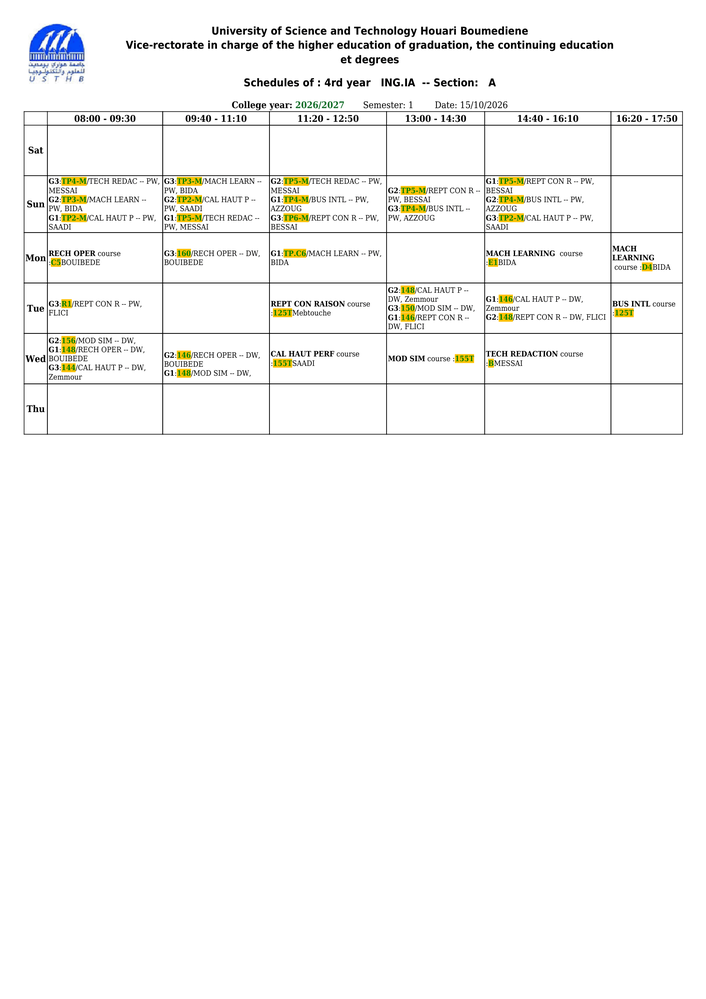
#> input picture input/image1.png, 706 x 999 px, shrunk from 1653 x 2337 before the run
$ python cell.py
#> lines starting #> are read from the running program, lines starting #| are printed output that depends on the picture; after the words box and inside, x2 and y2 are one past the last pixel; in counts of white or black regions, pixels touching at a corner belong together; long printed decimals are rounded
### grid.py
import cv2
from pathlib import Path
import numpy as np

IMG_PATH = "input/image1.png"
OUTPUT_DIR = Path("preprocessed_image")
img = cv2.imread(IMG_PATH)
#> img is the input picture: shape (999, 706, 3); mean B, G, R 246.3, 247.5, 247.5

def binarize(img,save=False):
    if img is None:
        raise ValueError(f"Could not read image: {IMG_PATH}")
    gray = cv2.cvtColor(img, cv2.COLOR_BGR2GRAY)
    _, bin_img = cv2.threshold(gray,0,255,cv2.THRESH_BINARY_INV+cv2.THRESH_OTSU)
    if save:
        OUTPUT_DIR.mkdir(parents=True, exist_ok=True)
        output_path = OUTPUT_DIR / "bin_img.png"
        cv2.imwrite(str(output_path),bin_img)
    return bin_img

def keep_long_lines(bw,horizontal=True, scale=20):
    h,w = bw.shape

    size = w // scale if horizontal else h // scale
    shape = (size,1) if horizontal else (1,size)

    kernel = cv2.getStructuringElement(cv2.MORPH_RECT,shape)
    opened = cv2.erode(bw,kernel)
    return cv2.dilate(opened,kernel)

def merge_close(indices, gap=4):
    if len(indices) == 0:
        return []

    groups,current = [],[indices[0]]

    for i in indices[1:]:
        if i - current[-1] <= gap:
            current.append(i)
        else:
            groups.append(int(np.mean(current)))
            current = [i]
    groups.append(int(np.mean(current)))
    return groups

def detect_grid(img,min_fill=0.3):
    bw = binarize(img,save=True)
    h,w = bw.shape

    horiz = keep_long_lines(bw,horizontal=True)
    vert = keep_long_lines(bw,horizontal=False)


    h_fill = horiz.sum(axis=1) / (255 * w)
    v_fill = vert.sum(axis=0) / (255 * h)

    print("v_fill max:", v_fill.max(), "mean:", v_fill.mean(), "min_fill:", min_fill)

    xs = merge_close(np.where(v_fill > min_fill)[0])
    ys = merge_close(np.where(h_fill > min_fill)[0])

    print(len(xs),len(ys))
    return xs,ys

def draw_grid(img,xs,ys,out_path="debug_grid.png"):
    dbg = img.copy()

    for x in xs:
        cv2.line(dbg,(x,0),(x,dbg.shape[0]),(0,0,255),1)

    for y in ys:
        cv2.line(dbg,(0,y), (dbg.shape[1],y),(255,0,0),1)

    cv2.imwrite(out_path,dbg)

# [4 lines left out: function show_img, not called in this run]


xs,ys = detect_grid(img)
#> in binarize, `_, bin_img = cv2.threshold(gray,0,255,cv2.THRESH_BINARY_INV+cv2.THRESH..`:
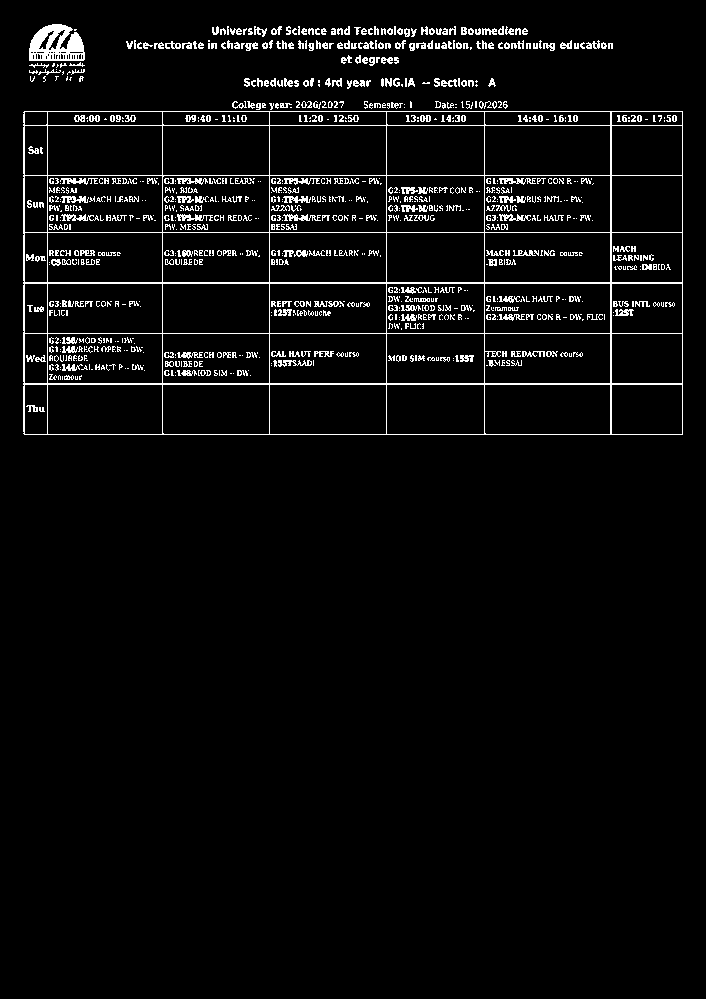
#> bin_img: shape (999, 706); 4.3% white in thin lines or dots, all inside (x1, y1, x2, y2) = (23, 24, 683, 435)
#> in keep_long_lines, `opened = cv2.erode(bw,kernel)`: opened: shape (999, 706); 0.9% white in thin lines or dots, all inside (x1, y1, x2, y2) = (40, 50, 666, 435)
#> in keep_long_lines, `return cv2.dilate(opened,kernel)`: returned value: shape (999, 706); 0.97% white in thin lines or dots, all inside (x1, y1, x2, y2) = (23, 50, 683, 435)
#> call 2 of keep_long_lines, with horizontal = False, scale = 20
#> in keep_long_lines (call 2), `opened = cv2.erode(bw,kernel)`:
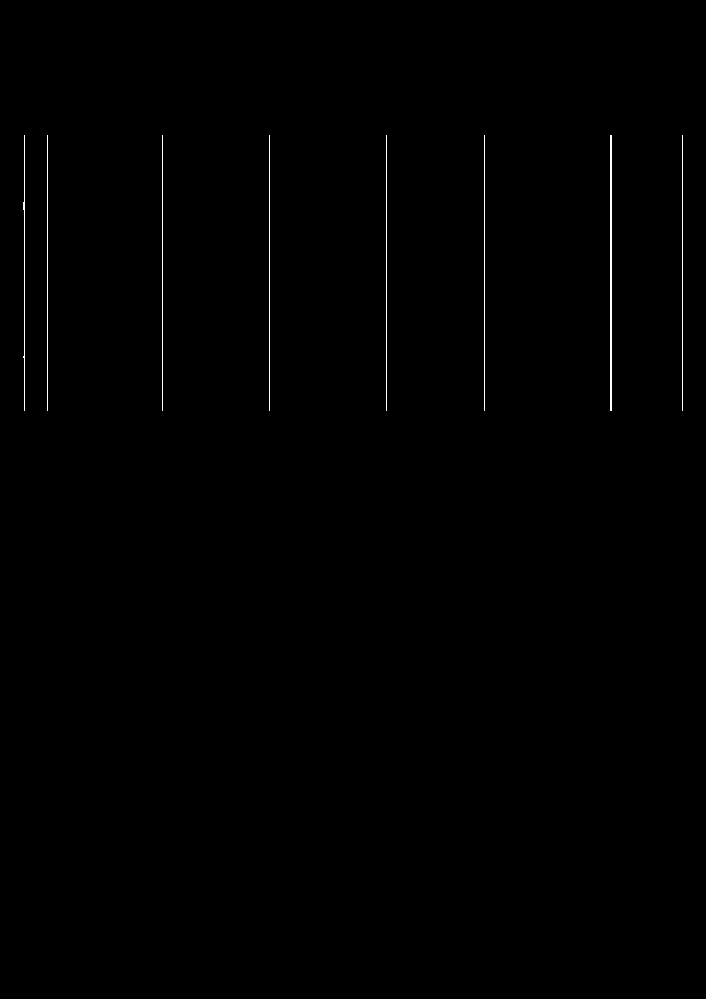
#> opened: shape (999, 706); 0.35% white in thin lines or dots, all inside (x1, y1, x2, y2) = (23, 135, 683, 411)
#> in keep_long_lines (call 2), `return cv2.dilate(opened,kernel)`:
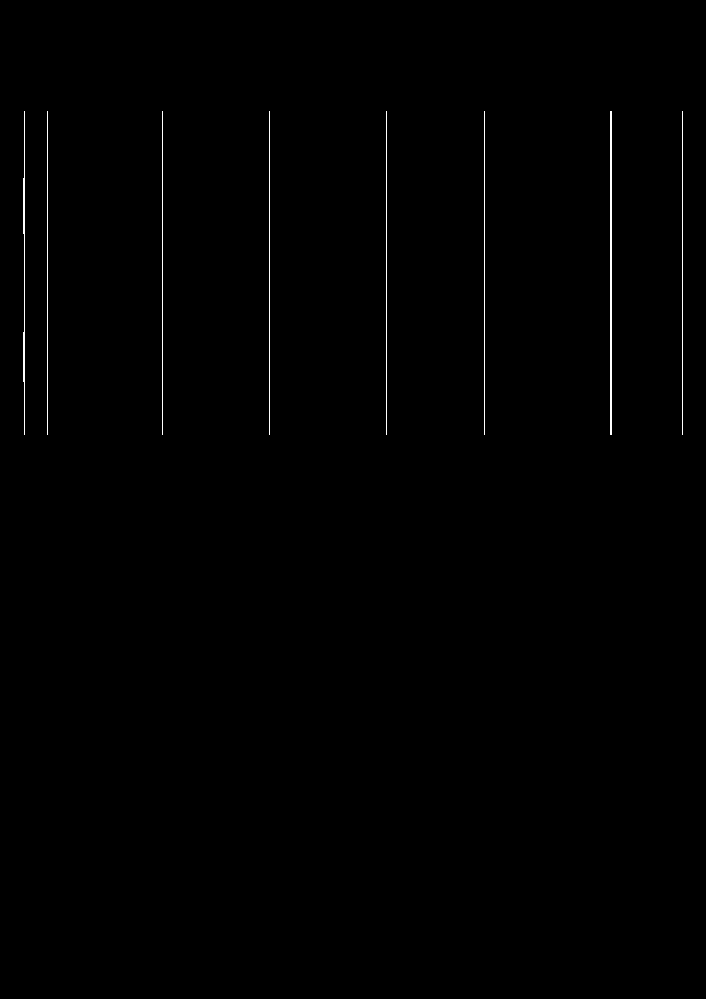
#> returned value: shape (999, 706); 0.43% white in thin lines or dots, all inside (x1, y1, x2, y2) = (23, 111, 683, 435)
#> in detect_grid, `h_fill = horiz.sum(axis=1) / (255 * w)`: h_fill = 999 values, max 0.935 at index 125, min 0 at index 0, mean 0.00975
#> in detect_grid, `v_fill = vert.sum(axis=0) / (255 * h)`: v_fill = 706 values, max 0.324 at index 24, min 0 at index 0, mean 0.00428
#| v_fill max: 0.3243 mean: 0.004285 min_fill: 0.3
#> in merge_close, `groups,current = [],[indices[0]]`: groups = []; current = [24]
#> the loop in merge_close, `for i in indices[1:]:` made 8 passes
#> (i, current) on passes 1, 2, 3, 4, 5, 6, 8: (47, [47]), (162, [162]), (269, [269]), (386, [386]), (484, [484]), (610, [610]), (682, [682])
#> i on pass 7: 611
#> after the loop in merge_close, `for i in indices[1:]:`: groups = [24, 47, 162, 269, 386, 484, 610]
#> in detect_grid, `xs = merge_close(np.where(v_fill > min_fill)[0])`: xs = [24, 47, 162, 269, 386, 484, 610, 682]
#> the loop in merge_close (call 2), `for i in indices[1:]:` made 9 passes
#> (i, current) on passes 1, 2, 3, 4, 6, 7, 9: (125, [125]), (175, [175]), (232, [232]), (282, [282]), (333, [333]), (383, [383]), (434, [434])
#> i on passes 5, 8: 283, 384
#> in detect_grid, `ys = merge_close(np.where(h_fill > min_fill)[0])`: ys = [111, 125, 175, 232, 282, 333, 383, 434]
#| 8 8
#> xs = [24, 47, 162, 269, 386, 484, 610, 682]; ys = [111, 125, 175, 232, 282, 333, 383, 434]

draw_grid(img,xs,ys)
#> the loop in draw_grid, `for x in xs:` made 8 passes
#> x on passes 1 to 8: 24, 47, 162, 269, 386, 484, 610, 682
#> after the loop in draw_grid, `for x in xs:`:
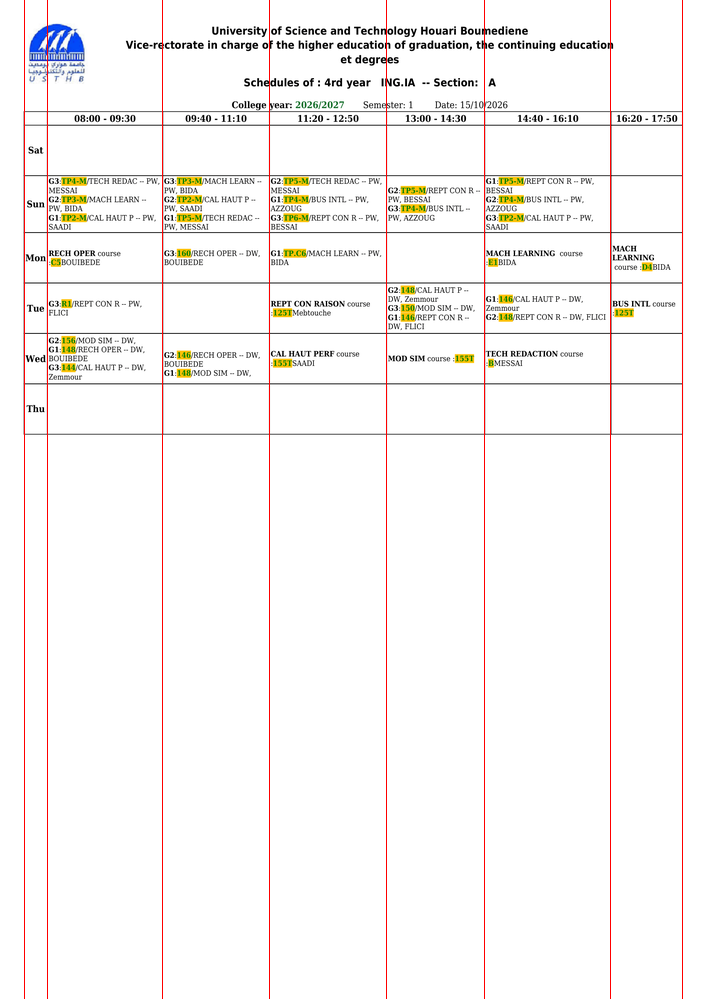
#> dbg: shape (999, 706, 3); 1.13% of pixels changed, all inside (x1, y1, x2, y2) = (24, 0, 683, 999)
#> the loop in draw_grid, `for y in ys:` made 8 passes
#> y on passes 1 to 8: 111, 125, 175, 232, 282, 333, 383, 434
#> after the loop in draw_grid, `for y in ys:`:
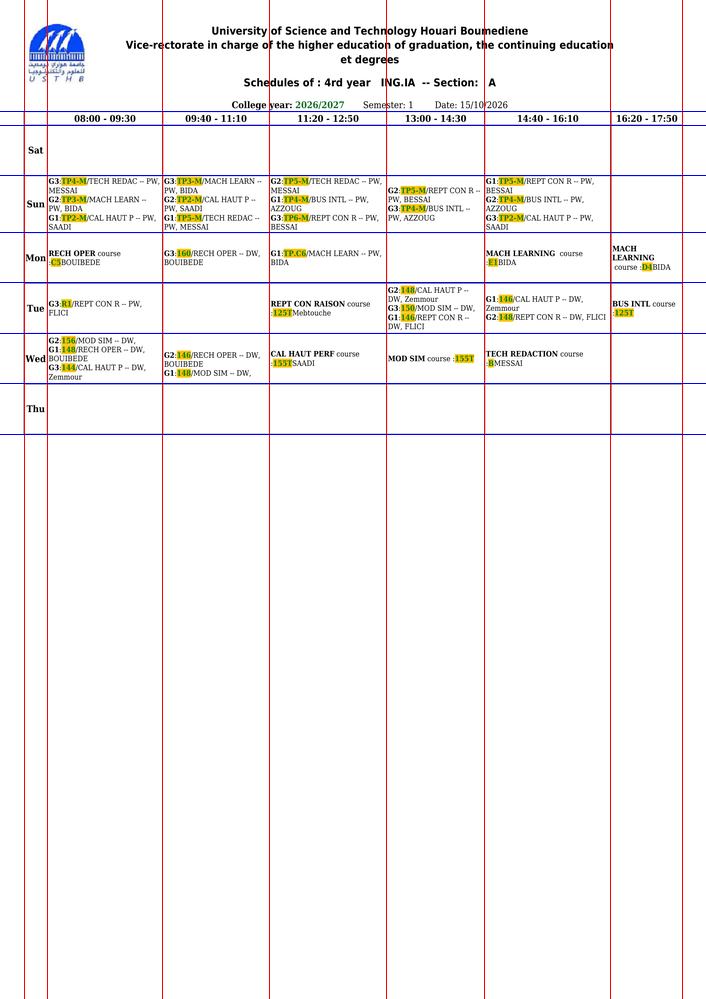
#> dbg: shape (999, 706, 3); 0.8% of pixels changed, all inside (x1, y1, x2, y2) = (0, 111, 706, 435)

### cell.py
from grid import detect_grid ,binarize
import cv2
from pathlib import Path

import pytesseract

days = ["Sat","Sun","Mon","Tue","Wed","Thu"]
times = ["8:00-9:30","9:40-11:10","11:20-12:50","13:00-14:30","14:40-16:10","16:20-17:50"]
input_image = cv2.imread(Path("input/image1.png"))

xs, ys = detect_grid(input_image)
#| v_fill max: 0.3243 mean: 0.004285 min_fill: 0.3
#| 8 8
cells = [[col for col in range(len(xs)-1)] for row in range(len(ys)-1)]
#> cells = [[0, 1, 2, 3, 4, 5, 6], [0, 1, 2, 3, 4, 5, 6], [0, 1, 2, 3, 4, 5, 6], [0, 1, 2, 3, 4, 5, 6], [0, 1, 2, 3, 4, 5, 6], [0, 1, 2, 3, 4, 5, 6], [0, 1, 2, 3, 4, 5, 6]]

extracted_str = [[col for col in range(len(xs)-1)] for row in range(len(ys)-1)]
#> extracted_str has the same summary as cells
#> the loop in extract_cells, `for j in range(1,len(ys)-1): ` made 1 pass
#> pass 1, in binarize (call 3), `gray = cv2.cvtColor(img, cv2.COLOR_BGR2GRAY)`:
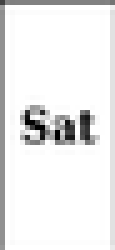
#> gray: shape (50, 23) (shown 5 times larger); min 0, max 255, mean 236.3
#> pass 1, in binarize (call 3), `_, bin_img = cv2.threshold(gray,0,255,cv2.THRESH_BINARY_INV+cv2.THRESH..`:
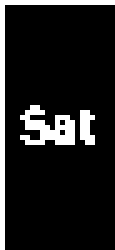
#> bin_img: shape (50, 23) (shown 5 times larger); 12% white in thin lines or dots
#> after the loop in extract_cells, `for j in range(1,len(ys)-1):`: cells = 7 items
output_dir = Path("output")
output_dir.mkdir(parents=True,exist_ok=True)

def extract_cells(xs,ys):
    """
        fill cells matrix
        each cell with its x,y coordinates
    """
    for j in range(1,len(ys)-1):

        for i in range(len(xs)-1):

            x1,x2,y1,y2 = xs[i],xs[i+1],ys[j],ys[j+1]
            crop = binarize(input_image[y1:y2,x1:x2])


            cells[j][i] = crop
            extracted_str[j][i] = pytesseract.image_to_string(crop)

    (output_dir / "extracted_cells.txt").write_text(str(extracted_str),encoding="utf-8")
extract_cells(xs,ys)
#> (the call stopped at in extract_cells, `extracted_str[j][i] = pytesseract.image_to_string(crop)`: pytesseract is not available in this run)

$ run again, with input/image0.png copied over input/image1.png
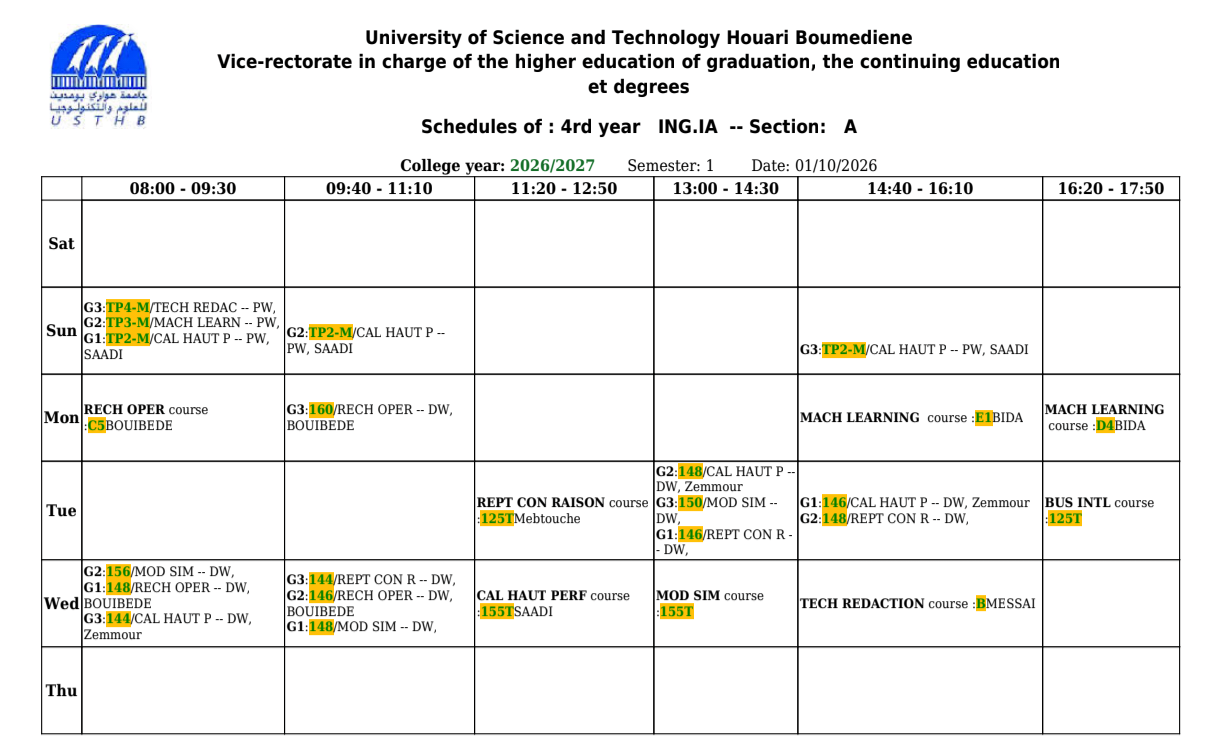
#> input picture input/image0.png, 1215 x 752 px
#> img is the input picture: shape (752, 1215, 3); mean B, G, R 238.5, 240.1, 239.9
#> bin_img: shape (752, 1215); 6.8% white in thin lines or dots, all inside (x1, y1, x2, y2) = (41, 25, 1181, 735)
#> opened: shape (752, 1215); 1.7% white in thin lines or dots, all inside (x1, y1, x2, y2) = (71, 72, 1152, 734)
#> opened: shape (752, 1215); 0.63% white in thin lines or dots, all inside (x1, y1, x2, y2) = (41, 52, 1180, 717)
#> in keep_long_lines (call 2), `return cv2.dilate(opened,kernel)`:
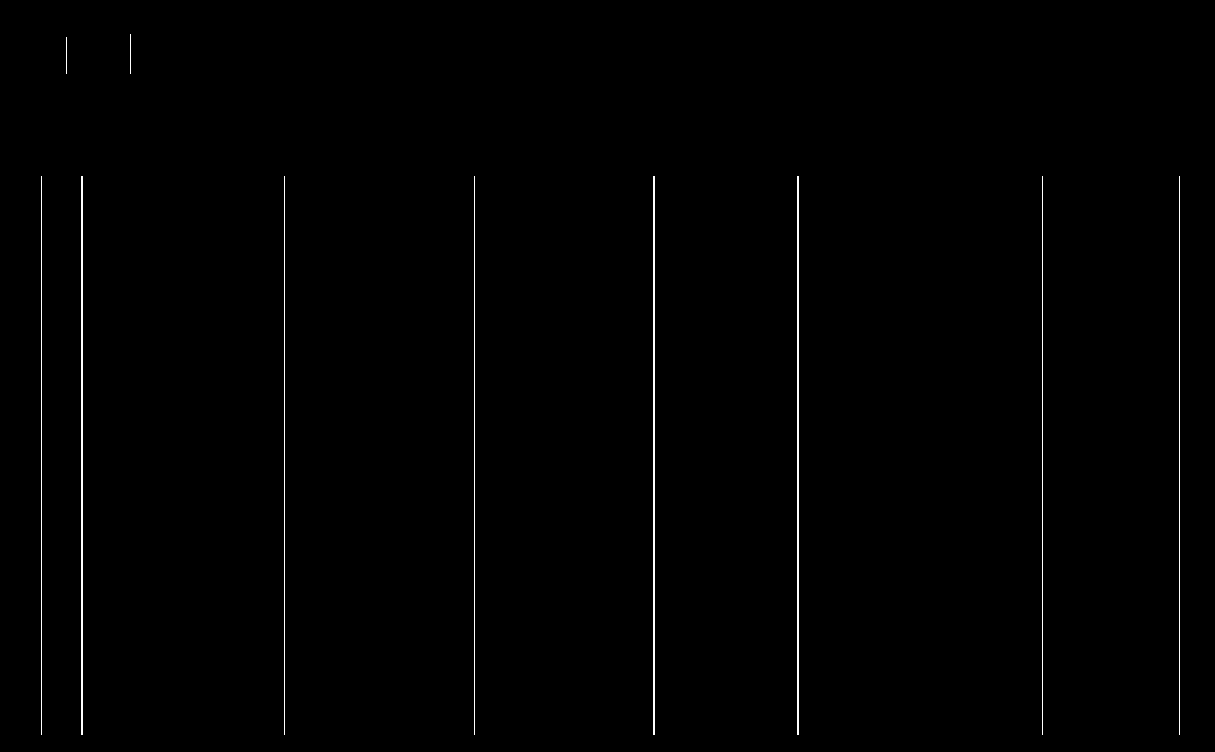
#> returned value: shape (752, 1215); 0.68% white in thin lines or dots, all inside (x1, y1, x2, y2) = (41, 34, 1180, 735)
#> h_fill = 752 values, max 0.938 at index 200, min 0 at index 0, mean 0.0179
#> v_fill = 1215 values, max 0.743 at index 41, min 0 at index 0, mean 0.00681
#| v_fill max: 0.7434 mean: 0.006814 min_fill: 0.3
#> in merge_close, `groups,current = [],[indices[0]]`: groups = []; current = [41]
#> the loop in merge_close, `for i in indices[1:]:` made 10 passes
#> (i, current) on passes 1, 3, 4, 5, 7, 9, 10: (81, [81]), (284, [284]), (474, [474]), (653, [653]), (797, [797]), (1042, [1042]), (1179, [1179])
#> after the loop in merge_close, `for i in indices[1:]:`: groups = [41, 81, 284, 474, 653, 797, 1042]
#> in detect_grid, `xs = merge_close(np.where(v_fill > min_fill)[0])`: xs = [41, 81, 284, 474, 653, 797, 1042, 1179]
#> the loop in merge_close (call 2), `for i in indices[1:]:` made 13 passes
#> (i, current) on passes 1, 3, 5, 7, 9, 11, 13: (199, [199]), (286, [286]), (373, [373]), (460, [460]), (559, [559]), (646, [646]), (733, [733])
#> in detect_grid, `ys = merge_close(np.where(h_fill > min_fill)[0])`: ys = [176, 199, 286, 373, 460, 559, 646, 733]
#| 8 8
#> `xs,ys = detect_grid(img)`: xs = [41, 81, 284, 474, 653, 797, 1042, 1179]; ys = [176, 199, 286, 373, 460, 559, 646, 733]
#> the loop in draw_grid, `for x in xs:` made 8 passes
#> x on passes 1 to 8: 41, 81, 284, 474, 653, 797, 1042, 1179
#> the loop in draw_grid, `for y in ys:` made 8 passes
#> y on passes 1 to 8: 176, 199, 286, 373, 460, 559, 646, 733
#| v_fill max: 0.7434 mean: 0.006814 min_fill: 0.3
#| 8 8
#> `cells = [[col for col in range(len(xs)-1)] for row in range(len(ys)-1)]`: cells = [[0, 1, 2, 3, 4, 5, 6], [0, 1, 2, 3, 4, 5, 6], [0, 1, 2, 3, 4, 5, 6], [0, 1, 2, 3, 4, 5, 6], [0, 1, 2, 3, 4, 5, 6], [0, 1, 2, 3, 4, 5, 6], [0, 1, 2, 3, 4, 5, 6]]
#> extracted_str has the same summary as cells
#> the loop in extract_cells, `for j in range(1,len(ys)-1): ` made 1 pass
#> pass 1, in binarize (call 3), `_, bin_img = cv2.threshold(gray,0,255,cv2.THRESH_BINARY_INV+cv2.THRESH..`:
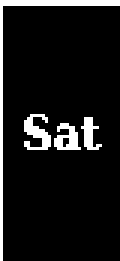
#> bin_img: shape (87, 40) (shown 3 times larger); 9% white; 4 white regions, box (x1, y1, x2, y2) and area: (0, 0, 40, 87) 165, (8, 38, 17, 50) 61, (18, 41, 27, 50) 49, (27, 39, 34, 50) 39
#> after the loop in extract_cells, `for j in range(1,len(ys)-1):`: cells = 7 items
